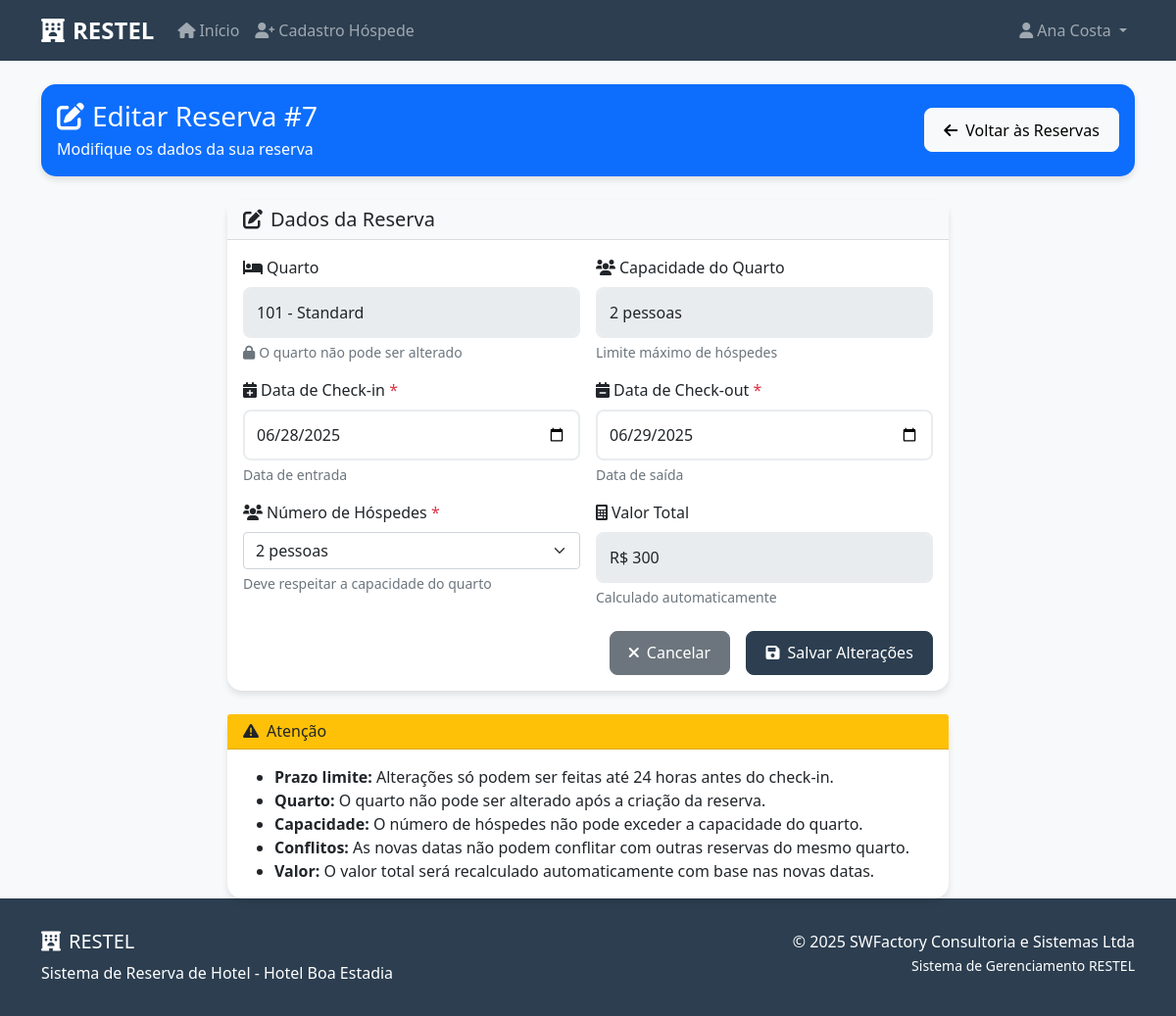
Screenshot of /hospede/reserva/7/editar (signed in) with the database file from the repository.
### tables this page shows
CREATE TABLE reservas (
            id INTEGER PRIMARY KEY AUTOINCREMENT,
            hospede_id INTEGER NOT NULL,
            quarto_id INTEGER NOT NULL,
            data_checkin DATE NOT NULL,
            data_checkout DATE NOT NULL,
            numero_hospedes INTEGER NOT NULL,
            valor_total DECIMAL(10,2) NOT NULL,
            status TEXT NOT NULL CHECK(status IN ('Ativa', 'Cancelada', 'Check-in', 'Check-out')),
            data_reserva TIMESTAMP DEFAULT CURRENT_TIMESTAMP,
            FOREIGN KEY (hospede_id) REFERENCES hospedes (id),
            FOREIGN KEY (quarto_id) REFERENCES quartos (id)
        );

CREATE TABLE quartos (
            id INTEGER PRIMARY KEY AUTOINCREMENT,
            numero TEXT UNIQUE NOT NULL,
            tipo TEXT NOT NULL,
            capacidade INTEGER NOT NULL,
            preco_diaria DECIMAL(10,2) NOT NULL,
            status TEXT NOT NULL CHECK(status IN ('Disponível', 'Ocupado', 'Manutenção')),
            ativo BOOLEAN DEFAULT 1,
            data_cadastro TIMESTAMP DEFAULT CURRENT_TIMESTAMP
        );

### src/restel/app.py (the view)
@app.route('/hospede/reserva/<int:reserva_id>/editar')
def editar_reserva_hospede(reserva_id):
    if 'hospede_id' not in session:
        flash('Acesso negado! Faça login para editar reservas.', 'error')
        return redirect(url_for('login_hospede'))
    hospede_id = session['hospede_id']
    conn = get_db_connection()
    reserva = conn.execute('''
        SELECT r.*, q.numero as quarto_numero, q.tipo as quarto_tipo, q.capacidade, q.preco_diaria
        FROM reservas r
        JOIN quartos q ON r.quarto_id = q.id
        WHERE r.id = ? AND r.hospede_id = ?
    ''', (reserva_id, hospede_id)).fetchone()
    if not reserva:
        flash('Reserva não encontrada!', 'error')
        conn.close()
        return redirect(url_for('minhas_reservas_hospede'))
    from datetime import datetime, timedelta
    checkin_date = datetime.strptime(reserva['data_checkin'], '%Y-%m-%d').date()
    hoje = datetime.now().date()
    limite_edicao = checkin_date - timedelta(days=1)
    if hoje >= limite_edicao and reserva['status'] == 'Ativa':
        flash('Não é possível editar a reserva. Faltam menos de 24 horas para o check-in!', 'error')
        conn.close()
        return redirect(url_for('minhas_reservas_hospede'))
    if reserva['status'] not in ['Ativa']:
        flash('Esta reserva não pode ser editada!', 'error')
        conn.close()
        return redirect(url_for('minhas_reservas_hospede'))
    conn.close()
    return render_template('hospede_reserva_editar.html', reserva=reserva)

### src/restel/app.py (called while the page is built)
def get_db_connection():
    from flask import current_app
    db_path = current_app.config.get('DATABASE', DATABASE)
    conn = sqlite3.connect(db_path)
    conn.row_factory = sqlite3.Row
    return conn

### src/restel/templates/hospede_reserva_editar.html (shortened to what this page needs)
{% extends "base.html" %}
{% block content %}
<div class="container mt-4">
    <div class="row">
        <div class="col-12">
            <div class="card bg-primary text-white">
                <div class="card-body">
                    <div class="row align-items-center">
                        <div class="col-md-8">
                            <h1 class="h3 mb-1">
                                <i class="fas fa-edit me-2"></i>Editar Reserva #{{ reserva.id }}
                            </h1>
                            <p class="mb-0">
                                Modifique os dados da sua reserva
                            </p>
                        </div>
                        <div class="col-md-4 text-md-end">
                            <a href="{{ url_for('minhas_reservas_hospede') }}" class="btn btn-light">
                                <i class="fas fa-arrow-left me-2"></i>Voltar às Reservas
                            </a>
                        </div>
                    </div>
                </div>
            </div>
        </div>
    </div>
    <div class="row mt-4">
        <div class="col-lg-8 mx-auto">
            <div class="card">
                <div class="card-header bg-light">
                    <h5 class="mb-0">
                        <i class="fas fa-edit me-2"></i>Dados da Reserva
                    </h5>
                </div>
                <div class="card-body">
                    <form method="POST" action="{{ url_for('processar_edicao_reserva_hospede', reserva_id=reserva.id) }}">
                        <div class="row g-3">
                            <div class="col-md-6">
                                <label for="quarto_info" class="form-label">
                                    <i class="fas fa-bed me-1"></i>Quarto
                                </label>
                                <input type="text" class="form-control" id="quarto_info"
                                       value="{{ reserva.quarto_numero }} - {{ reserva.quarto_tipo }}" readonly>
                                <div class="form-text text-muted">
                                    <i class="fas fa-lock me-1"></i>O quarto não pode ser alterado
                                </div>
                            </div>
                            <div class="col-md-6">
                                <label for="capacidade_info" class="form-label">
                                    <i class="fas fa-users me-1"></i>Capacidade do Quarto
                                </label>
                                <input type="text" class="form-control" id="capacidade_info"
                                       value="{{ reserva.capacidade }} pessoas" readonly>
                                <div class="form-text text-muted">
                                    Limite máximo de hóspedes
                                </div>
                            </div>
                            <div class="col-md-6">
                                <label for="data_checkin" class="form-label">
                                    <i class="fas fa-calendar-plus me-1"></i>Data de Check-in <span class="text-danger">*</span>
                                </label>
                                <input type="date" class="form-control" id="data_checkin" name="data_checkin"
                                       value="{{ reserva.data_checkin }}" required>
                                <div class="form-text">
                                    Data de entrada
                                </div>
                            </div>
                            <div class="col-md-6">
                                <label for="data_checkout" class="form-label">
                                    <i class="fas fa-calendar-minus me-1"></i>Data de Check-out <span class="text-danger">*</span>
                                </label>
                                <input type="date" class="form-control" id="data_checkout" name="data_checkout"
                                       value="{{ reserva.data_checkout }}" required>
                                <div class="form-text">
                                    Data de saída
                                </div>
                            </div>
                            <div class="col-md-6">
                                <label for="numero_hospedes" class="form-label">
                                    <i class="fas fa-users me-1"></i>Número de Hóspedes <span class="text-danger">*</span>
                                </label>
                                <select class="form-select" id="numero_hospedes" name="numero_hospedes" required>
                                    <option value="2" {% if reserva.numero_hospedes == 2 %}selected{% endif %}>2 pessoas</option>
                                </select>
                                <div class="form-text">
                                    Deve respeitar a capacidade do quarto
                                </div>
                            </div>
                            <div class="col-md-6">
                                <label for="valor_total_display" class="form-label">
                                    <i class="fas fa-calculator me-1"></i>Valor Total
                                </label>
                                <input type="text" class="form-control" id="valor_total_display"
                                       value="R$ {{ reserva.valor_total|round(2) }}" readonly>
                                <div class="form-text">
                                    Calculado automaticamente
                                </div>
                            </div>
                        </div>
                        <div class="row mt-4">
                            <div class="col-12">
                                <div class="d-grid gap-2 d-md-flex justify-content-md-end">
                                    <a href="{{ url_for('minhas_reservas_hospede') }}" class="btn btn-secondary me-md-2">
                                        <i class="fas fa-times me-2"></i>Cancelar
                                    </a>
                                    <button type="submit" class="btn btn-primary">
                                        <i class="fas fa-save me-2"></i>Salvar Alterações
                                    </button>
                                </div>
                            </div>
                        </div>
                    </form>
                </div>
            </div>
        </div>
    </div>
    <div class="row mt-4">
        <div class="col-lg-8 mx-auto">
            <div class="card border-warning">
                <div class="card-header bg-warning text-dark">
                    <h6 class="mb-0">
                        <i class="fas fa-exclamation-triangle me-2"></i>Atenção
                    </h6>
                </div>
                <div class="card-body">
                    <ul class="mb-0">
                        <li><strong>Prazo limite:</strong> Alterações só podem ser feitas até 24 horas antes do check-in.</li>
                        <li><strong>Quarto:</strong> O quarto não pode ser alterado após a criação da reserva.</li>
                        <li><strong>Capacidade:</strong> O número de hóspedes não pode exceder a capacidade do quarto.</li>
                        <li><strong>Conflitos:</strong> As novas datas não podem conflitar com outras reservas do mesmo quarto.</li>
                        <li><strong>Valor:</strong> O valor total será recalculado automaticamente com base nas novas datas.</li>
                    </ul>
                </div>
            </div>
        </div>
    </div>
</div>
{% endblock %}

### src/restel/templates/base.html (style rules this page uses)
:root { --primary-color: #2c3e50; --secondary-color: #3498db; --success-color: #27ae60; --danger-color: #e74c3c; --warning-color: #f39c12; --light-bg: #f8f9fa; }
body { font-family: 'Segoe UI', Tahoma, Geneva, Verdana, sans-serif; background-color: var(--light-bg); }
.card { border: none; border-radius: 15px; box-shadow: 0 4px 6px rgba(0, 0, 0, 0.1); transition: transform 0.2s; }
.btn { border-radius: 8px; padding: 0.6rem 1.2rem; font-weight: 500; }
.btn-primary { background-color: var(--primary-color); border-color: var(--primary-color); }
.form-control { border-radius: 8px; border: 2px solid #e9ecef; padding: 0.75rem; }

### rows the page displays
reservas: id "7", data_checkin "06/28/2025", data_checkout "06/29/2025", numero_hospedes "2 pessoas", valor_total "R$ 300"
quartos: quarto_numero "101 - Standard", capacidade "2 pessoas"

### other values shown
{{ session.hospede_nome }} "Ana Costa"
